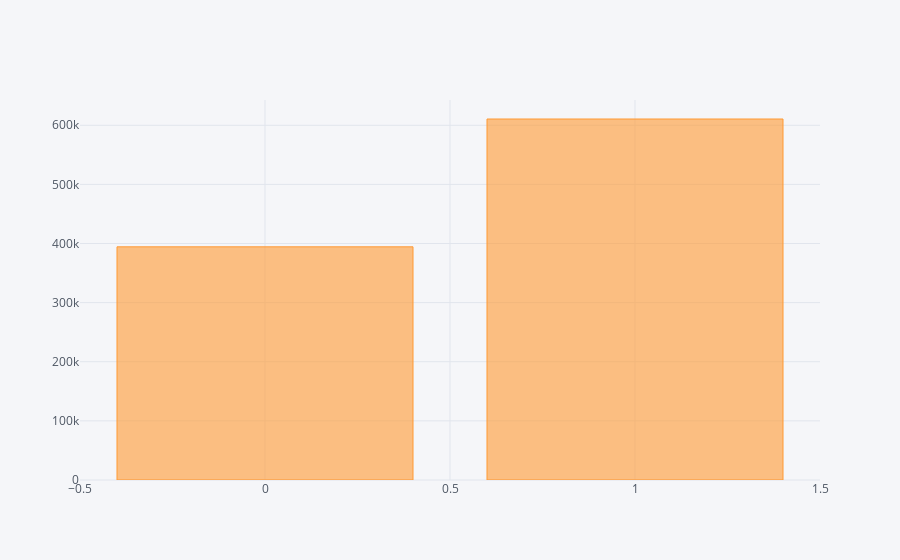

The notebook cell saved with this chart:
### Code cell
pd.DataFrame([token_df[x].count().sum() for x in token_df.columns.levels[0]]).iplot(kind='bar')

### Figure 1 — Plotly figure (JSON) as saved in the notebook; plotly's stock layout.template omitted (floating-point values rounded to 4 significant figures)
{"data": [{"marker": {"color": "rgba(255, 153, 51, 0.6)", "line": {"color": "rgba(255, 153, 51, 1.0)", "width": 1}}, "name": "0", "orientation": "v", "text": "", "type": "bar", "uid": "82f121b8-f703-4e85-96ab-f6d2b2b921e8", "x": [0, 1], "y": [394375, 610572]}], "layout": {"legend": {"bgcolor": "#F5F6F9", "font": {"color": "#4D5663"}}, "paper_bgcolor": "#F5F6F9", "plot_bgcolor": "#F5F6F9", "titlefont": {"color": "#4D5663"}, "xaxis": {"gridcolor": "#E1E5ED", "showgrid": true, "tickfont": {"color": "#4D5663"}, "title": "", "titlefont": {"color": "#4D5663"}, "zerolinecolor": "#E1E5ED"}, "yaxis": {"gridcolor": "#E1E5ED", "showgrid": true, "tickfont": {"color": "#4D5663"}, "title": "", "titlefont": {"color": "#4D5663"}, "zerolinecolor": "#E1E5ED"}}}
